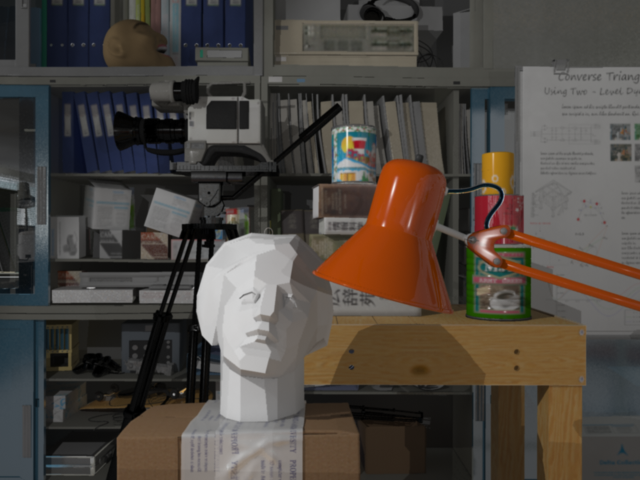
%> input picture HW4 - Stereo Vision/Materials/frame_1L.png, 640 x 480 px
$ octave main.m   (GNU Octave 9; MATLAB toolbox functions it lacks are replaced by stand-ins)
%> lines starting %> are read from the running program, lines starting %| are printed output that depends on the picture
%%%%%%%%%%%%%%%%%%%%%%%%%%%%%%%%%%%%%%%%%%%%%%
% Name: Dieu My Nguyen
% Semester: Spring 2019
% Course Number: CSCI 5722B
% Assignment 4: Stereo and Segmentation
% Instructor: Ioana Fleming
%%%%%%%%%%%%%%%%%%%%%%%%%%%%%%%%%%%%%%%%%%%%%%

close all; clear all;

%----------- Read images
I1 = imread('Materials/frame_1L.png');
%> I1 is the input picture: size 480x640x3 uint8; mean R, G, B 76.3, 69.7, 63.6
I2 = imread('Materials/frame_1R.png');
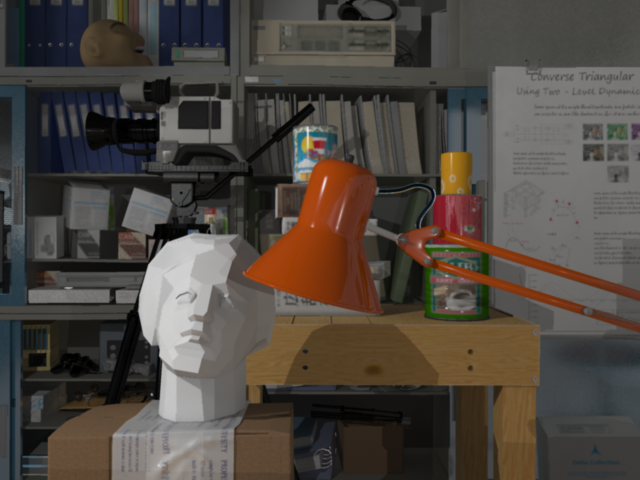
%> input picture HW1 - Genetic Algorithm/HW4 - Stereo Vision/Materials/frame_1R.png, 640 x 480 px
%> I2 is the input picture: size 480x640x3 uint8; mean R, G, B 77.6, 70.6, 64.2

%----------- Convert to grayscale
I1gray = rgb2gray(I1);
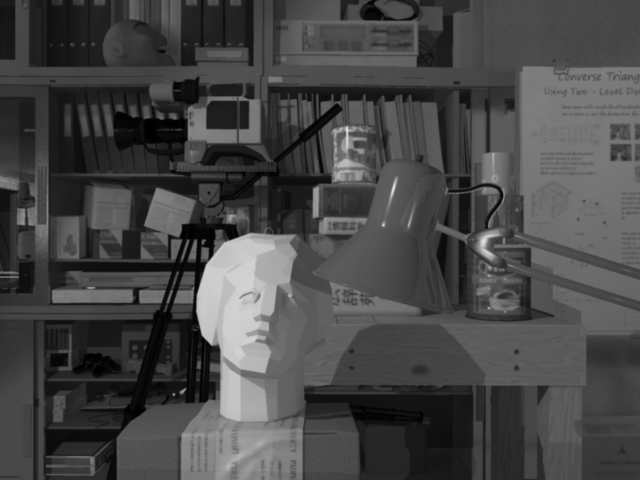
%> I1gray: size 480x640 uint8; min 0, max 233, mean 70.9
I2gray = rgb2gray(I2);
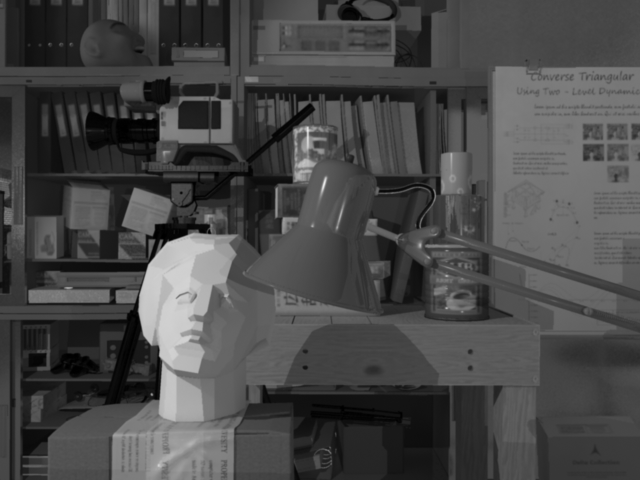
%> I2gray: size 480x640 uint8; min 0, max 230, mean 72

%----------- Rectify images
%> (the run ends here)
